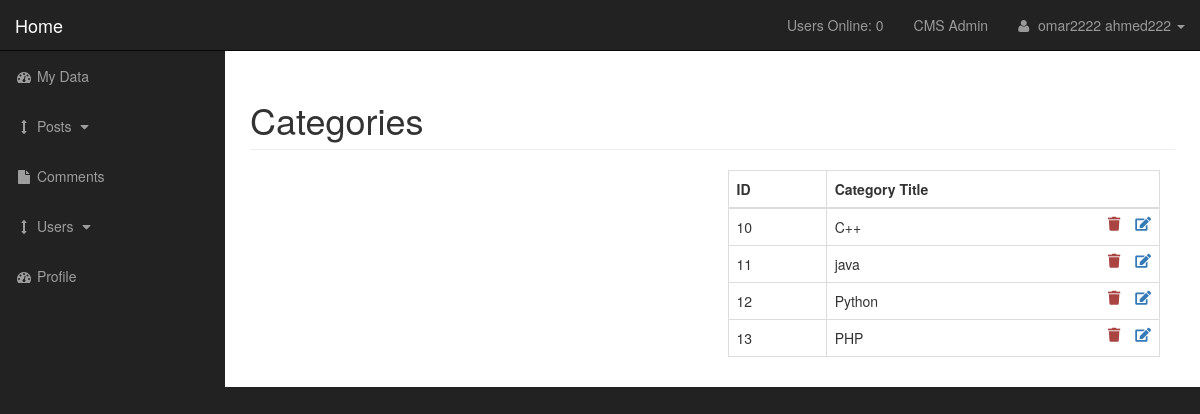
Page /admin/admin_categories.php (signed in) on the committed database.
### tables this page shows
CREATE TABLE `categories` (
  `cat_id` int(3) NOT NULL,
  `cat_title` varchar(255) DEFAULT NULL
);

### admin/admin_functions.php (the view, shortened to what this page needs)
<?php
function readAllCategories()
{
	global $connection;
	$query = "SELECT * FROM categories";
	$select_categories = mysqli_query($connection, $query);
	$ownerAction = array("notAllowed", "notAllowed");
	while ($row = mysqli_fetch_assoc($select_categories)) {
		$cat_id = $row["cat_id"];
		$cat_title = $row["cat_title"];
		echo "<tr>";
		echo "<td>$cat_id</td>";
		echo "<td>$cat_title";
		echo "<a href='admin_categories?$ownerAction[0]'><i class='fas fa-edit' style='margin-left:15px; float:right;'></i></a>";
		echo "<a href='admin_categories?$ownerAction[1]'><i class='fas fa-trash text-danger' style=' float:right;'></i></a></td>";
		echo "</tr>";
	}
}
?>

### css/all.css (style rules this page uses)
.fa, .fas, .far, .fal, .fad, .fab { -moz-osx-font-smoothing: grayscale; -webkit-font-smoothing: antialiased; display: inline-block; font-style: normal; font-variant: normal; text-rendering: auto; line-height: 1; }
.fa-edit:before { content: "\f044"; }
.fa-trash:before { content: "\f1f8"; }
.fa, .fas { font-family: 'Font Awesome 5 Free'; font-weight: 900; }

### admin/css/sb-admin.css (style rules this page uses)
body { margin-top: 100px; background-color: #222; }
@media (min-width:768px) { body { margin-top: 50px; } }

### rows in the picture
categories: cat_id "10", cat_title "C++"
categories: cat_id "11", cat_title "java"
categories: cat_id "12", cat_title "Python"
categories: cat_id "13", cat_title "PHP"

### other values in the picture
userOnline() "0"
$_SESSION["firstName"] "omar2222"
$_SESSION["lastName"] "ahmed222"
